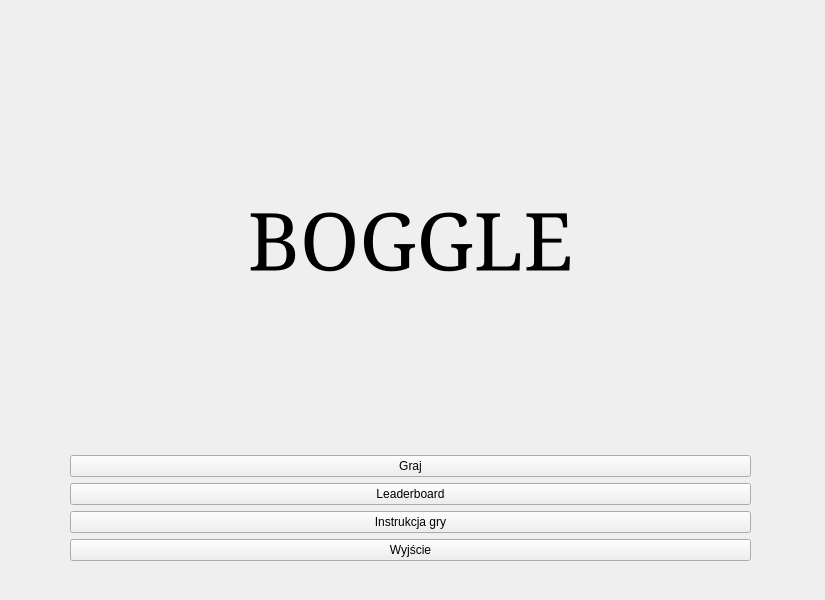
<?xml version="1.0" encoding="UTF-8"?>
<ui version="4.0">
 <class>MainWindow</class>
 <widget class="QMainWindow" name="MainWindow">
  <property name="geometry">
   <rect>
    <x>0</x>
    <y>0</y>
    <width>825</width>
    <height>600</height>
   </rect>
  </property>
  <property name="windowTitle">
   <string>MainWindow</string>
  </property>
  <widget class="QWidget" name="centralwidget">
   <widget class="QWidget" name="verticalLayoutWidget">
    <property name="geometry">
     <rect>
      <x>70</x>
      <y>30</y>
      <width>681</width>
      <height>531</height>
     </rect>
    </property>
    <layout class="QVBoxLayout" name="verticalLayout">
     <item>
      <widget class="QLabel" name="logoLabel">
       <property name="enabled">
        <bool>true</bool>
       </property>
       <property name="font">
        <font>
         <family>SimSun</family>
         <pointsize>60</pointsize>
         <italic>false</italic>
         <underline>false</underline>
         <strikeout>false</strikeout>
         <fontweight>Black</fontweight>
        </font>
       </property>
       <property name="text">
        <string>BOGGLE</string>
       </property>
       <property name="alignment">
        <set>Qt::AlignmentFlag::AlignCenter</set>
       </property>
      </widget>
     </item>
     <item>
      <widget class="QPushButton" name="Graj">
       <property name="autoFillBackground">
        <bool>false</bool>
       </property>
       <property name="text">
        <string>Graj</string>
       </property>
      </widget>
     </item>
     <item>
      <widget class="QPushButton" name="Leaderboard">
       <property name="text">
        <string>Leaderboard</string>
       </property>
      </widget>
     </item>
     <item>
      <widget class="QPushButton" name="InstrukcjaGry">
       <property name="text">
        <string>Instrukcja gry</string>
       </property>
      </widget>
     </item>
     <item>
      <widget class="QPushButton" name="Wyjscie">
       <property name="text">
        <string>Wyjście</string>
       </property>
      </widget>
     </item>
    </layout>
   </widget>
  </widget>
 </widget>
 <resources/>
 <connections/>
</ui>
